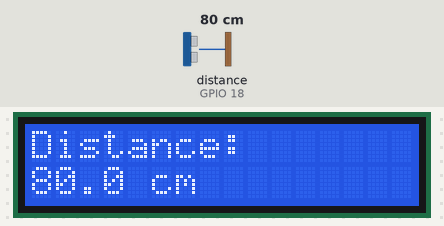
This sketch was run on a simulated ESP32. On the bench: 16×2 character LCD. Wiring (inferred from the names in the program): ultrasonic range finder: trigger GPIO 5; echo GPIO 18. The test bench sets the inputs (shaded band); at power-on: distance to the obstacle (sensor on GPIO 18) 80 cm. The echo pulse lasts 58.3 µs per cm; what the sketch prints to the serial monitor is not drawn.

Above: at 2.7 s.
2.8 s: distance to the obstacle (sensor on GPIO 18) set to 2 cm
At 3.5 s:
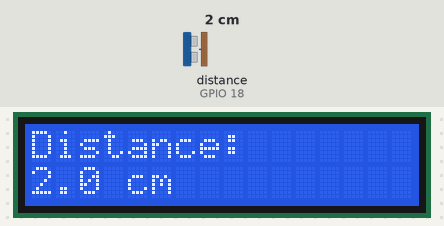
4.6 s: distance to the obstacle (sensor on GPIO 18) set to 4 cm
At 5.6 s:
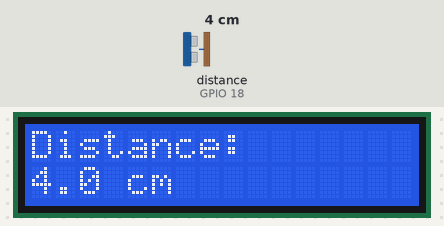
6.2 s: distance to the obstacle (sensor on GPIO 18) set to 9 cm
At 7.6 s:
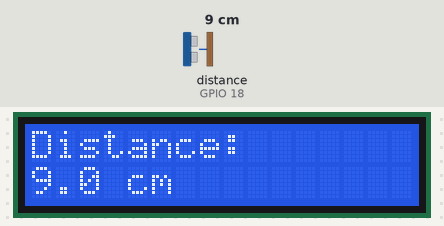
Timing chart, 0 to 9.2 s (numbered marks = the images above; inputs shaded):
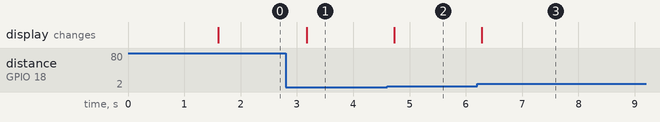

The sketch:

ESP32_HC_SR04_Distance.ino
```cpp
#include <Wire.h>
#include <LiquidCrystal_I2C.h>

// Most 16x2 I2C LCDs use 0x27
LiquidCrystal_I2C lcd(0x27, 16, 2);

#define TRIG_PIN 5
#define ECHO_PIN 18

void setup() {
  Serial.begin(115200);

  pinMode(TRIG_PIN, OUTPUT);
  pinMode(ECHO_PIN, INPUT);

  // ESP32 I2C pins
  Wire.begin(21, 22);

  lcd.init();
  lcd.backlight();

  lcd.setCursor(0, 0);
  lcd.print("Distance Meter");
  delay(1500);

  lcd.clear();
}

void loop() {

  // Send ultrasonic pulse
  digitalWrite(TRIG_PIN, LOW);
  delayMicroseconds(2);

  digitalWrite(TRIG_PIN, HIGH);
  delayMicroseconds(10);

  digitalWrite(TRIG_PIN, LOW);

  // Read echo
  long duration = pulseIn(ECHO_PIN, HIGH, 30000);

  if (duration == 0) {

    lcd.clear();
    lcd.setCursor(0, 0);
    lcd.print("No object");

  } else {

    float distance = duration * 0.0343 / 2;

    lcd.clear();

    lcd.setCursor(0, 0);
    lcd.print("Distance:");

    lcd.setCursor(0, 1);
    lcd.print(distance, 1);
    lcd.print(" cm");

    Serial.print("Distance: ");
    Serial.print(distance);
    Serial.println(" cm");
  }

  delay(500);
}
```

Measured:
- after the input at 2.8 s, the display: changes after 0.37 s (image 1)
- after the input at 4.6 s, the display: changes after 0.13 s (image 2)
- after the input at 6.2 s, the display: changes after 0.09 s (image 3)
